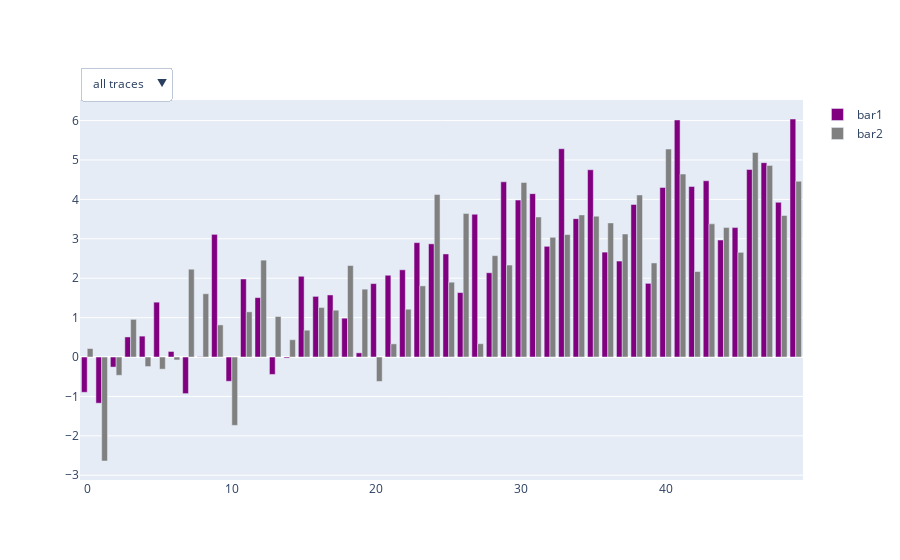

This figure's notebook cell:
### Code cell
fig_int = go.Figure()

df_y1 = df_[df_['variable'] == 'y1']
df_y2 = df_[df_['variable'] == 'y2']

fig_int.add_trace(go.Bar(x=df_y1["x"], y=df_y1["value"], name="bar1", marker_color='purple', visible=True))
fig_int.add_trace(go.Bar(x=df_y2["x"], y=df_y2["value"], name="bar2", marker_color='grey', visible=True))

# OR
"""
for v in df_['variable'].unique():
    dff = df_[df_['variable'] == v]
    fig_int.add_trace(go.Bar(
        x=dff['x'],
        y=dff['value'],
        name='trace '+v+'',
        marker_color=font['color'][v],
        legendgroup=v,
        legendgrouptitle=dict(text=v),
        visible=True,
    ))
"""

# Add dropdown
fig_int.update_layout(
    updatemenus=[
        dict(
            buttons=list([
                dict(
                    args=[{"visible": [True, True]}],
                    label="all traces",
                    method="update"
                ),
                dict(
                    args= [{"visible": [True, False]}],
                    label="y1 trace",
                    method="update",
                ),
                dict(
                    args=[{"visible": [False, True]}],
                    label="y2 trace",
                    method="update"
                )
            ]),
            direction="down",
            pad={"r": 10, "t": 10},
            showactive=True,
            x=0,
            xanchor="left",
            y=1,
            yanchor="bottom",
            
        ),
    ]
)
fig_int.show()

### Figure 1 — Plotly figure (JSON) as saved in the notebook; plotly's stock layout.template omitted (floating-point values rounded to 4 significant figures)
{"data": [{"marker": {"color": "purple"}, "name": "bar1", "type": "bar", "visible": true, "x": [0, 1, 2, 3, 4, 5, 6, 7, 8, 9, 10, 11, 12, 13, 14, 15, 16, 17, 18, 19, 20, 21, 22, 23, 24, 25, 26, 27, 28, 29, 30, 31, 32, 33, 34, 35, 36, 37, 38, 39, 40, 41, 42, 43, 44, 45, 46, 47, 48, 49], "y": [-0.8946, -1.171, -0.2549, 0.5096, 0.5308, 1.392, 0.1415, -0.9288, 0.008522, 3.112, -0.6152, 1.98, 1.508, -0.4421, -0.02585, 2.049, 1.539, 1.575, 0.9863, 0.1061, 1.863, 2.075, 2.213, 2.903, 2.872, 2.616, 1.636, 3.623, 2.138, 4.447, 3.983, 4.145, 2.81, 5.285, 3.512, 4.752, 2.662, 2.436, 3.871, 1.87, 4.304, 6.015, 4.328, 4.472, 2.97, 3.284, 4.76, 4.932, 3.926, 6.04]}, {"marker": {"color": "grey"}, "name": "bar2", "type": "bar", "visible": true, "x": [0, 1, 2, 3, 4, 5, 6, 7, 8, 9, 10, 11, 12, 13, 14, 15, 16, 17, 18, 19, 20, 21, 22, 23, 24, 25, 26, 27, 28, 29, 30, 31, 32, 33, 34, 35, 36, 37, 38, 39, 40, 41, 42, 43, 44, 45, 46, 47, 48, 49], "y": [0.2157, -2.638, -0.4639, 0.956, -0.2415, -0.3078, -0.07455, 2.228, 1.606, 0.8151, -1.735, 1.147, 2.459, 1.028, 0.439, 0.681, 1.257, 1.188, 2.321, 1.722, -0.6193, 0.3341, 1.214, 1.805, 4.123, 1.899, 3.641, 0.3383, 2.572, 2.334, 4.428, 3.554, 3.038, 3.108, 3.607, 3.574, 3.403, 3.122, 4.112, 2.387, 5.278, 4.643, 2.169, 3.38, 3.285, 2.657, 5.191, 4.863, 3.592, 4.461]}], "layout": {"updatemenus": [{"borderwidth": 1, "buttons": [{"args": [{"visible": [true, true]}], "label": "all traces", "method": "update"}, {"args": [{"visible": [true, false]}], "label": "y1 trace", "method": "update"}, {"args": [{"visible": [false, true]}], "label": "y2 trace", "method": "update"}], "direction": "down", "pad": {"r": 10, "t": 10}, "showactive": true, "x": 0, "xanchor": "left", "y": 1, "yanchor": "bottom"}]}}
